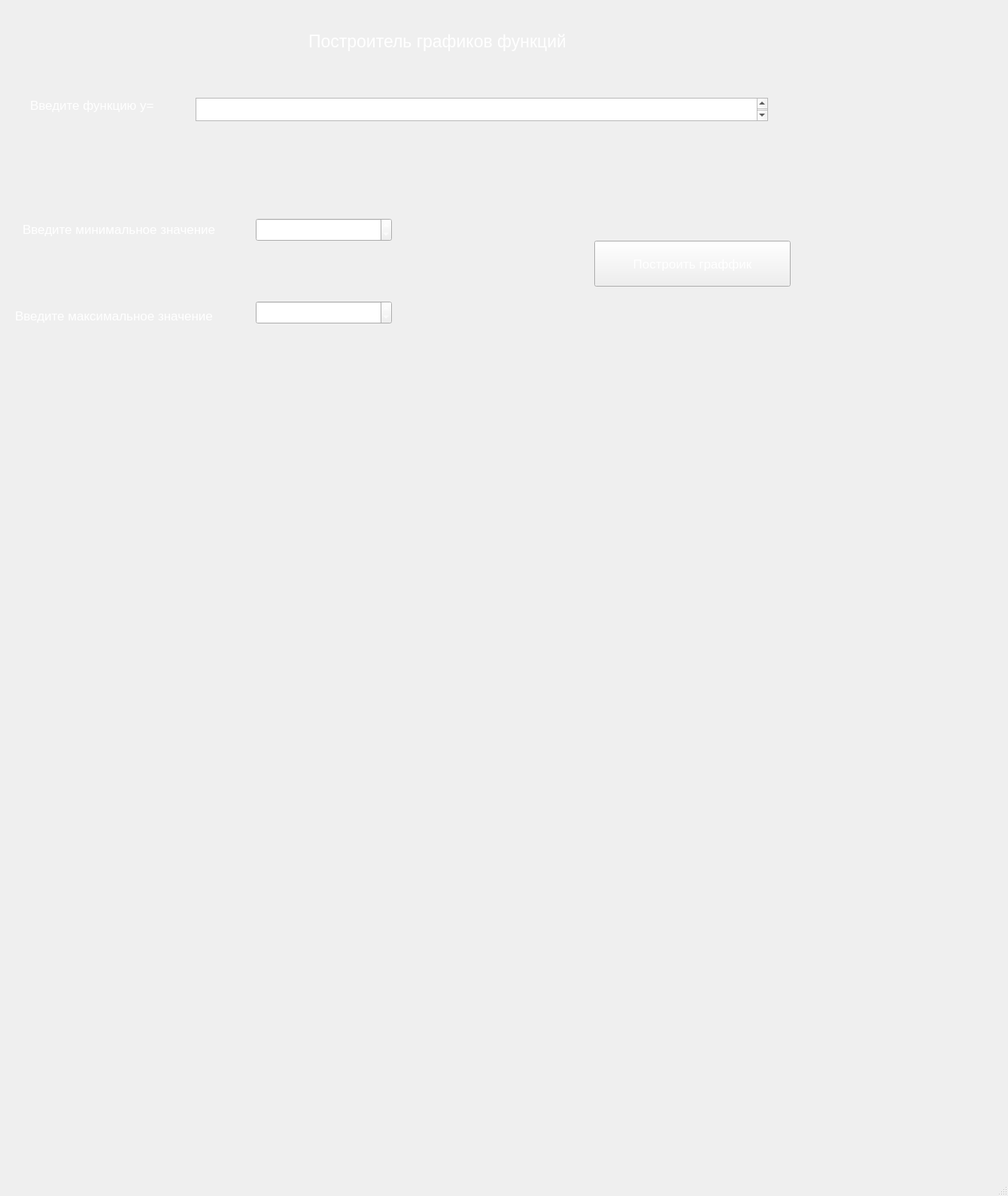
<?xml version="1.0" encoding="UTF-8"?>
<ui version="4.0">
 <class>MainWindow</class>
 <widget class="QMainWindow" name="MainWindow">
  <property name="geometry">
   <rect>
    <x>0</x>
    <y>0</y>
    <width>1340</width>
    <height>1590</height>
   </rect>
  </property>
  <property name="font">
   <font>
    <pointsize>13</pointsize>
   </font>
  </property>
  <property name="contextMenuPolicy">
   <enum>Qt::DefaultContextMenu</enum>
  </property>
  <property name="windowTitle">
   <string>MainWindow</string>
  </property>
  <property name="styleSheet">
   <string notr="true">background-color:rgb(35, 40, 49);
QStatusBar
 {
    color: red;
}
QMessageBox {
    background-color: rgb(51, 51, 51);
}

QMessageBox QLabel {
    color: rgb(200, 200, 200);
}</string>
  </property>
  <widget class="QWidget" name="centralwidget">
   <widget class="QPushButton" name="draw">
    <property name="geometry">
     <rect>
      <x>790</x>
      <y>320</y>
      <width>261</width>
      <height>61</height>
     </rect>
    </property>
    <property name="font">
     <font>
      <pointsize>13</pointsize>
     </font>
    </property>
    <property name="cursor">
     <cursorShape>ArrowCursor</cursorShape>
    </property>
    <property name="styleSheet">
     <string notr="true">QPushButton {
    color: white;
}
</string>
    </property>
    <property name="text">
     <string>Построить граффик</string>
    </property>
   </widget>
   <widget class="QTextEdit" name="input_textEdit">
    <property name="geometry">
     <rect>
      <x>260</x>
      <y>130</y>
      <width>761</width>
      <height>31</height>
     </rect>
    </property>
    <property name="font">
     <font>
      <pointsize>14</pointsize>
     </font>
    </property>
    <property name="styleSheet">
     <string notr="true">QTextEdit
{
	color: white;
}</string>
    </property>
   </widget>
   <widget class="QSpinBox" name="minvalue">
    <property name="geometry">
     <rect>
      <x>340</x>
      <y>290</y>
      <width>181</width>
      <height>31</height>
     </rect>
    </property>
    <property name="font">
     <font>
      <pointsize>14</pointsize>
     </font>
    </property>
    <property name="styleSheet">
     <string notr="true">QSpinBox
{
	color: white;
}</string>
    </property>
    <property name="minimum">
     <number>-500</number>
    </property>
    <property name="maximum">
     <number>500</number>
    </property>
   </widget>
   <widget class="QLabel" name="label">
    <property name="geometry">
     <rect>
      <x>30</x>
      <y>280</y>
      <width>271</width>
      <height>51</height>
     </rect>
    </property>
    <property name="font">
     <font>
      <pointsize>13</pointsize>
     </font>
    </property>
    <property name="text">
     <string>&lt;html&gt;&lt;head/&gt;&lt;body&gt;&lt;p&gt;&lt;span style=&quot; color:#ffffff;&quot;&gt;Введите минимальное значение&lt;/span&gt;&lt;/p&gt;&lt;/body&gt;&lt;/html&gt;</string>
    </property>
   </widget>
   <widget class="QLabel" name="label_2">
    <property name="geometry">
     <rect>
      <x>20</x>
      <y>390</y>
      <width>271</width>
      <height>61</height>
     </rect>
    </property>
    <property name="font">
     <font>
      <pointsize>13</pointsize>
     </font>
    </property>
    <property name="text">
     <string>&lt;html&gt;&lt;head/&gt;&lt;body&gt;&lt;p&gt;&lt;span style=&quot; color:#ffffff;&quot;&gt;Введите максимальное значение&lt;/span&gt;&lt;/p&gt;&lt;/body&gt;&lt;/html&gt;</string>
    </property>
   </widget>
   <widget class="QLabel" name="label_3">
    <property name="geometry">
     <rect>
      <x>40</x>
      <y>120</y>
      <width>201</width>
      <height>41</height>
     </rect>
    </property>
    <property name="font">
     <font>
      <pointsize>13</pointsize>
     </font>
    </property>
    <property name="text">
     <string>&lt;html&gt;&lt;head/&gt;&lt;body&gt;&lt;p&gt;&lt;span style=&quot; color:#ffffff;&quot;&gt;Введите функцию y=&lt;/span&gt;&lt;/p&gt;&lt;/body&gt;&lt;/html&gt;</string>
    </property>
   </widget>
   <widget class="QLabel" name="label_4">
    <property name="geometry">
     <rect>
      <x>410</x>
      <y>30</y>
      <width>341</width>
      <height>51</height>
     </rect>
    </property>
    <property name="font">
     <font>
      <pointsize>17</pointsize>
     </font>
    </property>
    <property name="text">
     <string>&lt;html&gt;&lt;head/&gt;&lt;body&gt;&lt;p&gt;&lt;span style=&quot; color:#ffffff;&quot;&gt;Построитель графиков функций.&lt;/span&gt;&lt;/p&gt;&lt;/body&gt;&lt;/html&gt;</string>
    </property>
   </widget>
   <widget class="QSpinBox" name="maxvalue">
    <property name="geometry">
     <rect>
      <x>340</x>
      <y>400</y>
      <width>181</width>
      <height>31</height>
     </rect>
    </property>
    <property name="font">
     <font>
      <pointsize>14</pointsize>
     </font>
    </property>
    <property name="styleSheet">
     <string notr="true">QSpinBox
{
	color: white;
}</string>
    </property>
    <property name="minimum">
     <number>-500</number>
    </property>
    <property name="maximum">
     <number>500</number>
    </property>
   </widget>
  </widget>
  <widget class="QMenuBar" name="menubar">
   <property name="geometry">
    <rect>
     <x>0</x>
     <y>0</y>
     <width>1340</width>
     <height>21</height>
    </rect>
   </property>
  </widget>
  <widget class="QStatusBar" name="statusbar">
   <property name="sizeGripEnabled">
    <bool>true</bool>
   </property>
  </widget>
 </widget>
 <resources/>
 <connections/>
</ui>
